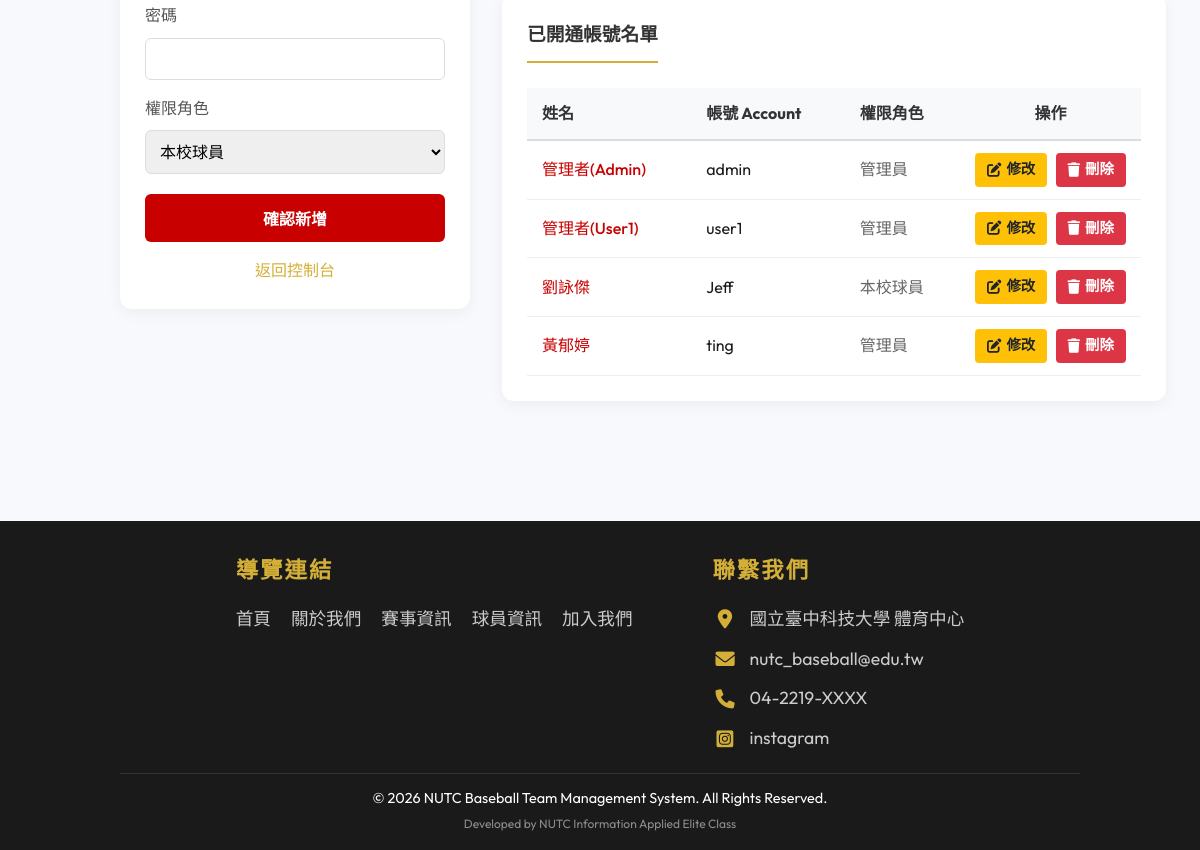
Page /admin_members.php (signed in, lower part) on the earlier database version.
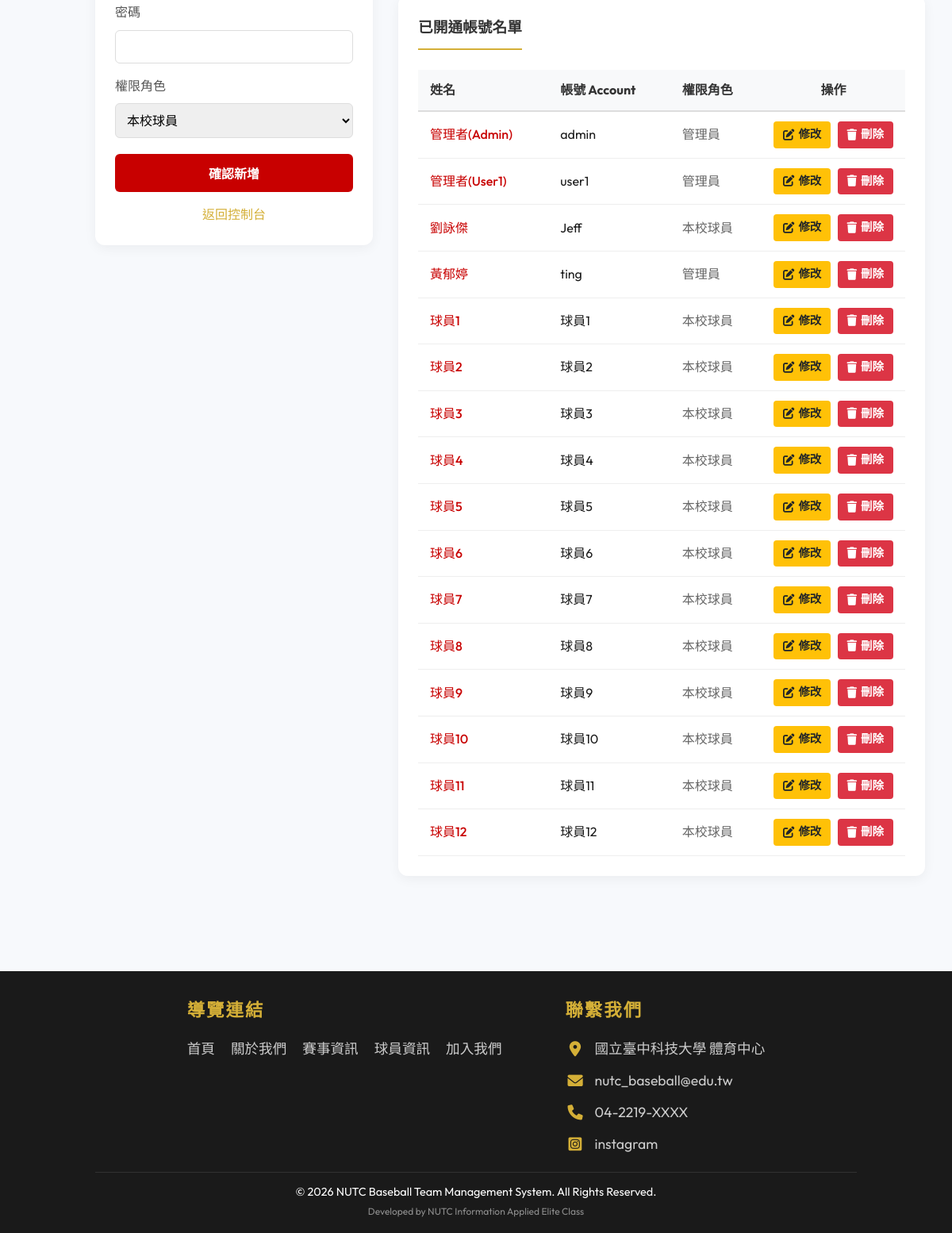
Same page on the later database version.
### tables this page shows
CREATE TABLE `member` (
  `mId` int(11) NOT NULL COMMENT '會員唯一識別碼',
  `account` varchar(50) NOT NULL COMMENT '登入帳號',
  `password` varchar(255) NOT NULL COMMENT '加密後的密碼',
  `name` varchar(50) NOT NULL COMMENT '使用者姓名',
  `role` enum('fan','player','admin') NOT NULL COMMENT '權限等級',
  `status` enum('pending','active') NOT NULL COMMENT '審核狀態',
  `created_at` datetime NOT NULL COMMENT '帳號註冊時間'
);

CREATE TABLE `contact_us` (
  `id` int(11) NOT NULL,
  `icon_class` varchar(50) NOT NULL,
  `content_text` varchar(255) NOT NULL,
  `link` varchar(255) DEFAULT NULL
);

### includes/Database.php (called while the page is built, shortened)
<?php
class Database {
    private $pdo;
    public function __construct() {
        $host = 'localhost';
        $db   = 'baseball_web';
        $user = 'root';
        $pass = '';
        $charset = 'utf8mb4';
        $dsn = "mysql:host=$host;port=3306;dbname=$db;charset=$charset";
        $options = [
            PDO::ATTR_ERRMODE            => PDO::ERRMODE_EXCEPTION,
            PDO::ATTR_DEFAULT_FETCH_MODE => PDO::FETCH_ASSOC,
            PDO::ATTR_EMULATE_PREPARES   => false,
        ];
        try {
            $this->pdo = new PDO($dsn, $user, $pass, $options);
        } catch (\PDOException $e) {
            throw new \PDOException($e->getMessage(), (int)$e->getCode());
        }
    }
    public function getAll($table) {
        $stmt = $this->pdo->query("SELECT * FROM `$table`");
        return $stmt->fetchAll();
    }
}

### includes/config.php (called while the page is built, shortened)
<?php
require_once 'Database.php';
$db = new Database();

### admin_members.php (the view, shortened to what this page needs)
<?php
require_once 'includes/header.php';
$editRecord = null;
$members = $db->getAll('member');
$activeMembers = array_filter($members, function($m) {
    return $m['status'] === 'active';
});
?>
<section>
    <div class="container">
        <div class="admin-players-layout" style="display: grid; grid-template-columns: 350px 1fr; gap: 2rem; align-items: start;">
            <div class="admin-form-card" style="background: white; border-radius: 12px; padding: 25px; box-shadow: 0 4px 15px rgba(0,0,0,0.05); position: sticky; top: 20px;">
                <form method="POST" action="admin_members.php">
                    <div class="form-group" style="margin-bottom: 15px;">
                        <label style="display: block; margin-bottom: 8px; font-weight: 500; color: #555;">密碼</label>
                        <input type="text" name="password" class="form-control" style="width: 100%; padding: 10px; border: 1px solid #ddd; border-radius: 6px; box-sizing: border-box;" value="<?= $editRecord ? htmlspecialchars($editRecord['password']) : '' ?>" required>
                    </div>
                    <div class="form-group" style="margin-bottom: 20px;">
                        <label style="display: block; margin-bottom: 8px; font-weight: 500; color: #555;">權限角色</label>
                        <select name="role" class="form-control" style="width: 100%; padding: 10px; border: 1px solid #ddd; border-radius: 6px; box-sizing: border-box;">
                            <?php $r = $editRecord ? $editRecord['role'] : 'player'; ?>
                            <option value="player" <?= $r == 'player' ? 'selected' : '' ?>>本校球員</option>
                        </select>
                    </div>
                    <?php if ($editRecord): ?>
                        <button type="submit" name="update" class="btn-submit" style="width: 100%; padding: 12px; background: var(--secondary); color: #1a1a1a; border: none; border-radius: 6px; cursor: pointer; font-weight: bold; transition: opacity 0.3s;">儲存修改</button>
                        <a href="admin_members.php" style="display: block; text-align: center; margin-top: 15px; color: #666; text-decoration: none;">取消修改</a>
                    <?php else: ?>
                        <button type="submit" name="add" class="btn-submit" style="width: 100%; padding: 12px; background: var(--primary); color: white; border: none; border-radius: 6px; cursor: pointer; font-weight: bold; transition: opacity 0.3s;">確認新增</button>
                        <a href="admin_dashboard.php" style="display: block; text-align: center; margin-top: 15px; color: var(--secondary); text-decoration: none;">返回控制台</a>
                    <?php endif; ?>
                </form>
            </div>
            <div class="admin-lists-container" style="display: flex; flex-direction: column; gap: 2rem;">
                <div class="admin-list-card" style="background: white; border-radius: 12px; padding: 25px; box-shadow: 0 4px 15px rgba(0,0,0,0.05); overflow-x: auto;">
                    <h3 style="margin-bottom: 15px; color: #333; border-bottom: 2px solid var(--secondary); padding-bottom: 10px; display: inline-block;">已開通帳號名單</h3>
                    <table class="admin-table" style="width: 100%; border-collapse: collapse;">
                        <thead>
                            <tr style="background: #f8f9fa; border-bottom: 2px solid #ddd;">
                                <th style="padding: 12px 15px; text-align: left; color: #333;">姓名</th>
                                <th style="padding: 12px 15px; text-align: left; color: #333;">帳號 Account</th>
                                <th style="padding: 12px 15px; text-align: left; color: #333;">權限角色</th>
                                <th style="padding: 12px 15px; text-align: center; color: #333;">操作</th>
                            </tr>
                        </thead>
                        <tbody>
                            <?php if (empty($activeMembers)): ?>
                            <tr>
                                <td colspan="4" style="padding: 20px; text-align: center; color: #777;">目前沒有已開通的帳號。</td>
                            </tr>
                            <?php else: ?>
                                <?php foreach ($activeMembers as $m): ?>
                                    <tr style="border-bottom: 1px solid #eee; transition: background 0.3s; vertical-align: middle;">
                                        <td style="padding: 12px 15px; font-weight: 500; color: var(--primary);">
                                            <?= htmlspecialchars($m['name']) ?>
                                        </td>
                                        <td style="padding: 12px 15px;">
                                            <?= htmlspecialchars($m['account']) ?>
                                        </td>
                                        <td style="padding: 12px 15px; color: #666;">
                                            <?php
                                                $rMap = ['player'=>'本校球員', 'ob'=>'畢業學長', 'admin'=>'管理員'];
                                                echo isset($rMap[$m['role']]) ? $rMap[$m['role']] : htmlspecialchars($m['role']);
                                            ?>
                                        </td>
                                        <td style="padding: 12px 15px; text-align: center; white-space: nowrap;">
                                            <a href="admin_members.php?edit_id=<?= $m['mId'] ?>" class="admin-action-btn admin-btn-edit"><i class="fas fa-edit"></i> 修改</a>
                                            <form method="POST" style="display: inline;" onsubmit="return confirm('確定要刪除這位會員的帳號嗎？此操作無法復原。');">
                                                <button type="submit" name="delete" class="admin-action-btn admin-btn-delete"><i class="fas fa-trash"></i> 刪除</button>
                                            </form>
                                        </td>
                                    </tr>
                                <?php endforeach; ?>
                            <?php endif; ?>
                        </tbody>
                    </table>
                </div>
            </div>
        </div>
    </div>
</section>
<?php require_once 'includes/footer.php'; ?>

### includes/header.php (shortened to what this page needs)
<?php require_once 'config.php'; ?>
<!DOCTYPE html>
<html lang="zh-TW">
<head>
    <link rel="stylesheet" href="assets/css/style.css?v=2">
    <link rel="stylesheet" href="https://cdnjs.cloudflare.com/ajax/libs/font-awesome/6.0.0/css/all.min.css">
</head>
<body>

### includes/footer.php (shortened to what this page needs)
<?php
$contactInfos = $db->getAll('contact_us');
?>
<footer>
    <div class="footer-content" style="display: flex; justify-content: center; align-items: flex-start; gap: 80px; max-width: 900px; margin: 0 auto; margin-bottom: 20px;">
        <div class="footer-section">
            <h3 style="margin-bottom: 15px; font-size: 1.4rem; letter-spacing: 2px;">導覽連結</h3>
            <ul style="list-style: none; padding: 0; display: flex; flex-direction: row; flex-wrap: wrap; gap: 10px 20px;">
                <li><a href="index.php" style="color: #ccc; text-decoration: none; transition: color 0.3s; font-size: 1.1rem;">首頁</a></li>
                <li><a href="about.php" style="color: #ccc; text-decoration: none; transition: color 0.3s; font-size: 1.1rem;">關於我們</a></li>
                <li><a href="matches.php" style="color: #ccc; text-decoration: none; transition: color 0.3s; font-size: 1.1rem;">賽事資訊</a></li>
                <li><a href="players.php" style="color: #ccc; text-decoration: none; transition: color 0.3s; font-size: 1.1rem;">球員資訊</a></li>
                <li><a href="join.php" style="color: #ccc; text-decoration: none; transition: color 0.3s; font-size: 1.1rem;">加入我們</a></li>
            </ul>
        </div>
        <div class="footer-section">
            <h3 style="margin-bottom: 15px; font-size: 1.4rem; letter-spacing: 2px;">聯繫我們</h3>
            <div style="display: flex; flex-direction: column; gap: 10px;">
                <?php if (empty($contactInfos)): ?>
                    <p style="color: #888;">尚未設定聯絡資訊</p>
                <?php else: ?>
                    <?php foreach ($contactInfos as $c): ?>
                        <p style="margin: 0; font-size: 1.1rem; color: #ccc; display: flex; align-items: center; gap: 12px;">
                            <i class="<?= htmlspecialchars($c['icon_class']) ?>" style="color: var(--secondary); font-size: 1.2rem; width: 25px; text-align: center;"></i>
                            <?php if (!empty($c['link'])): ?>
                                <a href="<?= htmlspecialchars($c['link']) ?>" target="_blank" style="color: #ccc; text-decoration: none; transition: color 0.3s;"><?= htmlspecialchars($c['content_text']) ?></a>
                            <?php else: ?>
                                <span><?= htmlspecialchars($c['content_text']) ?></span>
                            <?php endif; ?>
                        </p>
                    <?php endforeach; ?>
                <?php endif; ?>
            </div>
        </div>
    </div>
    <div class="footer-bottom">
        &copy; 2026 NUTC Baseball Team Management System. All Rights Reserved.
        <br><small style="opacity: 0.5;">Developed by NUTC Information Applied Elite Class</small>
    </div>
</footer>
</body>
</html>

### assets/css/style.css (style rules this page uses)
:root { --primary: #C80000; --secondary: #D4AF37; --bg-white: #FFFFFF; --bg-dark: #1A1A1A; --text-white: #FFFFFF; --text-dark: #1A1A1A; --gray-light: #F4F4F4; --transition: all 0.3s ease-in-out; }
* { margin: 0; padding: 0; box-sizing: border-box; font-family: 'Outfit', 'Noto Sans TC', -apple-system, sans-serif; }
body { background-color: #f7f9fc; color: var(--text-dark); line-height: 1.7; }
section { padding: 60px 10%; background-color: transparent; }
section { padding: 80px 10%; }
footer { background: var(--bg-dark); color: var(--text-white); padding: 30px 10% 15px; margin-top: 40px; }
.footer-content { display: grid; grid-template-columns: repeat(auto-fit, minmax(200px, 1fr)); gap: 20px; margin-bottom: 20px; }
.footer-section h3 { margin-bottom: 12px; color: var(--secondary); }
.footer-bottom { text-align: center; padding-top: 12px; border-top: 1px solid rgba(255,255,255,0.1); font-size: 0.9rem; }
.form-group { margin-bottom: 20px; }
.form-group label { display: block; margin-bottom: 8px; font-weight: 600; }
.form-control { width: 100%; padding: 12px; border: 2px solid var(--gray-light); border-radius: 5px; font-size: 1rem; transition: var(--transition); }
.btn-submit { background: var(--primary); color: var(--text-white); padding: 12px 30px; border: none; border-radius: 5px; font-size: 1rem; font-weight: 700; cursor: pointer; transition: var(--transition); }
.admin-table { width: 100%; border-collapse: collapse; margin-top: 10px; }
.admin-table th, .admin-table td { padding: 12px 15px; text-align: left; border-bottom: 1px solid #eee; }
.admin-table th { background: #f8f9fa; font-weight: 700; color: #333; border-bottom: 2px solid #ddd; }
.admin-table th:last-child, .admin-table td:last-child { text-align: center; width: 180px; min-width: 180px; white-space: nowrap; }
.container { max-width: 1200px; margin: 0 auto; }
.admin-table td, .admin-table th { white-space: nowrap; }

### includes/header.php (style rules this page uses)
.admin-action-btn { display: inline-flex; align-items: center; justify-content: center; border: none; padding: 6px 12px; border-radius: 4px; cursor: pointer; transition: background 0.3s, color 0.3s; text-decoration: none; font-size: 0.9rem; font-weight: 600; font-family: inherit; line-height: 1.5; box-sizing: border-box; gap: 5px; margin-right: 5px; }
.admin-btn-edit { background: #ffc107; color: #212529; }
.admin-btn-delete { background: #dc3545; color: white; margin-right: 0; }

Differences in the rows shown:
added member: name "球員1", account "球員1", role "本校球員"
added member: name "球員2", account "球員2", role "本校球員"
added member: name "球員3", account "球員3", role "本校球員"
added member: name "球員4", account "球員4", role "本校球員"
added member: name "球員5", account "球員5", role "本校球員"
added member: name "球員6", account "球員6", role "本校球員"
added member: name "球員7", account "球員7", role "本校球員"
added member: name "球員8", account "球員8", role "本校球員"
added member: name "球員9", account "球員9", role "本校球員"
added member: name "球員10", account "球員10", role "本校球員"
added member: name "球員11", account "球員11", role "本校球員"
added member: name "球員12", account "球員12", role "本校球員"
